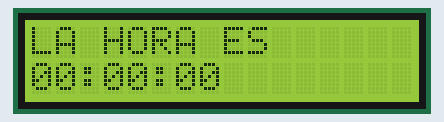
Bench run of a sketch on a simulated Arduino Uno, built with avr-gcc and run on an emulated ATmega328P. On the bench: 16×2 character LCD.

Above: at 0.1 s.
At 4.1 s:
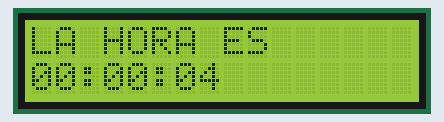
At 9.1 s:
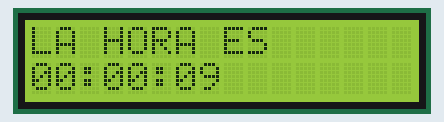
At 19.1 s:
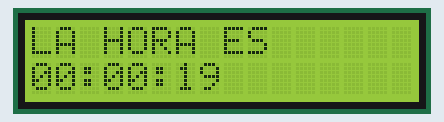
At 29.1 s:
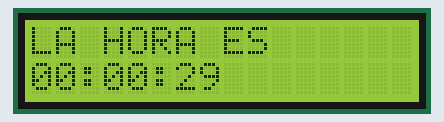
At 39.1 s:
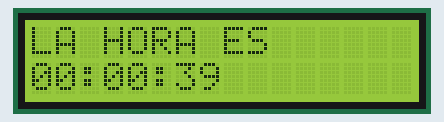

Measured:
- what the display in image 1 shows lasts 1.0 s, from 4.0 s to 5.0 s

The sketch:

Reloj_Timer2.ino
```cpp
#include <MsTimer2.h> //Librería Timer
#include <LiquidCrystal.h> //Librería LCD
//LCD
LiquidCrystal lcd (13, 12, 11, 10, 9, 8); // RS,E,D4,D5,D6,D7 -> Pines de Arduino
/*
 * UTN FICA CIERCOM
 * MATEO TITO
 * SISTEMAS MICROPROCESADOS
 * Reloj que usa la librería Timer2 para mostrar la hora en un LCD 16X2
 */
int segundos = 0; //Contador segundos
int minutos = 0; //Contador minutos
int horas = 0; //Contador horas
String hour1 = "00"; //String para la hora
String hour2 = "00"; //String para la hora
String hour3 = "00"; //String para la segundos
String hour = hour1 + ":" + hour2 + ":" + hour3; //String reloj completo
void setup() {
  MsTimer2::set(1000, reloj); //Timer a 1 seg
  MsTimer2::start(); //Inicia el reloj
  lcd.begin(16, 2); //Inicia el LCD
  lcd.setCursor(0, 0); //Posición inicial del LCD
  lcd.print("LA HORA ES"); //Mensaje de inicio
  lcd.setCursor(0, 1); //Posición inicial del LCD
  lcd.print(hour); //Muestra la hora en pantalla
}

void loop() {
}
void reloj() { //Método para el Timer
  segundos++; //Contador reloj
  if (segundos == 60) { //Condición para segundero
    minutos++; //Contador minutero
    segundos = 0; //Reset segundero
  }
  if (minutos == 60) { //Condición para minutero
    horas++; //Contador horero
    minutos = 0; //Reset minutero
  }
  if (horas == 24) { //Condición para horero
    horas = 0; //Reset horero
  }
  //Asigna la hora correspondiente
  if (segundos < 10) //Unidades del segundero
    hour3 = "0" + String(segundos); //Concatena al contador
  else //Decenas del segundero
    hour3 = String(segundos); //Asigna al String
  if (minutos < 10) //Unidades del minutero
    hour2 = "0" + String(minutos); //Concatena al contador
  else //Decenas del minutero
    hour2 = String(minutos); //Asigna al String
  if (horas < 10) //Unidades del horero
    hour1 = "0" + String(horas); //Concatena al contador
  else //Decenas del horero
    hour3 = String(horas); //Asigna al String
  hour = hour1 + ":" + hour2 + ":" + hour3; //String reloj completo
  lcd.setCursor(0, 1); //Posición inicial en el LCD
  lcd.print(hour); //Muestra la hora en pantalla
}
```
